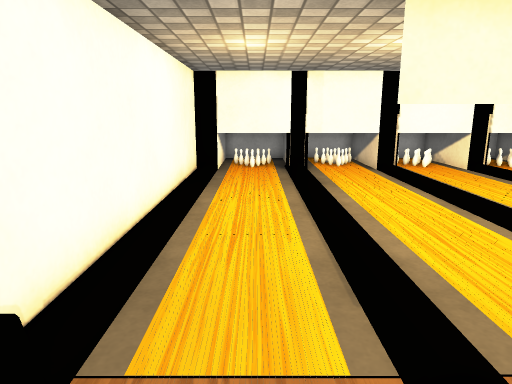
View 1 (above)

14 first-person views from a walk through a Unity game level. The camera is 1.2 m above the floor, tilts 12° down and sees 70° across. The floor is counted in squares, 0.5 m on a side. Each view is taken from the middle of a square. On the plan, view 1 faces up. The plan holds only what a view shows up to about 20 squares ahead; the rest is blank. The place goes on beyond the plan. The player character is not drawn. Some surface patterns are stand-ins.

View 2
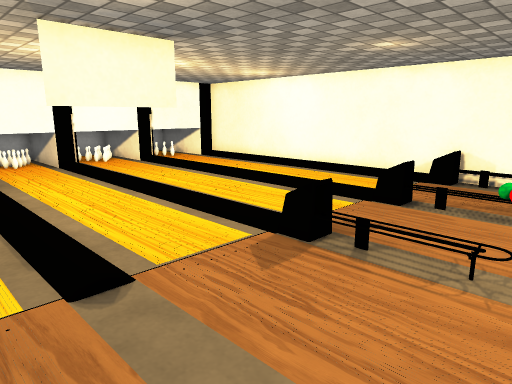

View 3
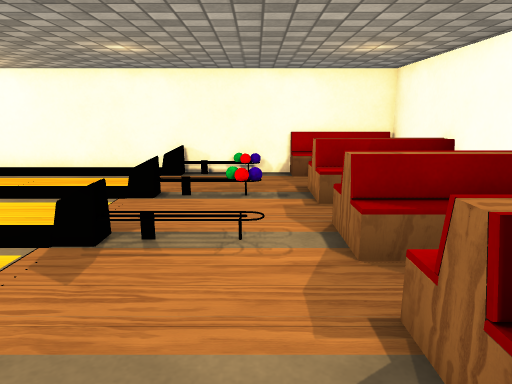

View 4
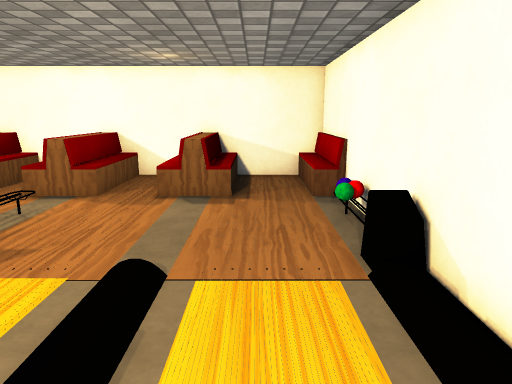

View 5
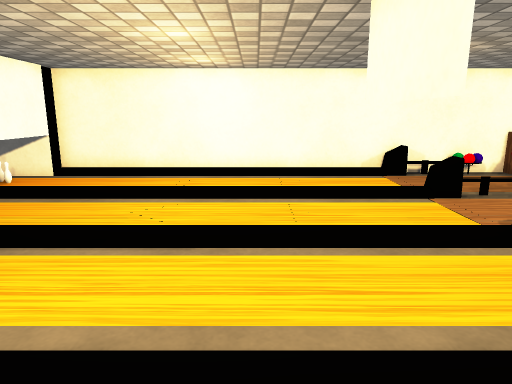

View 6
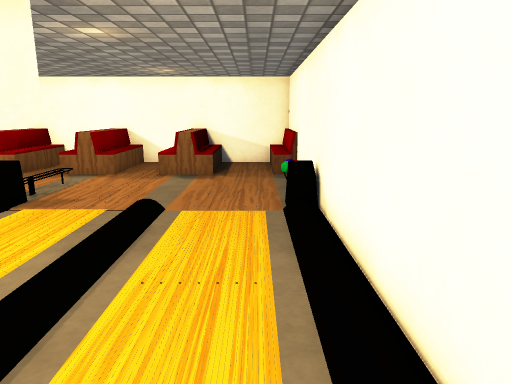

View 7
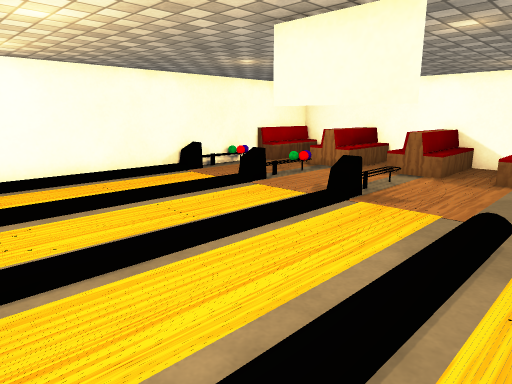

View 8
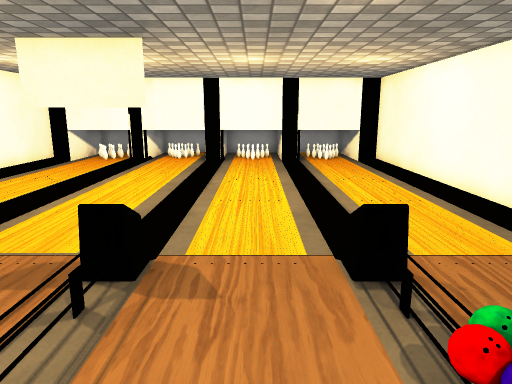

View 9
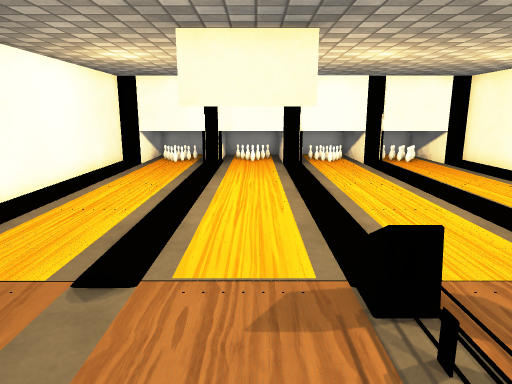

View 10
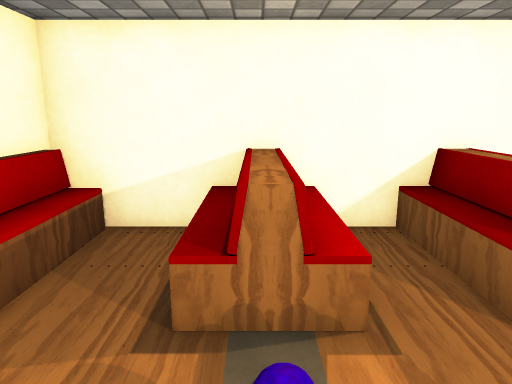

View 11
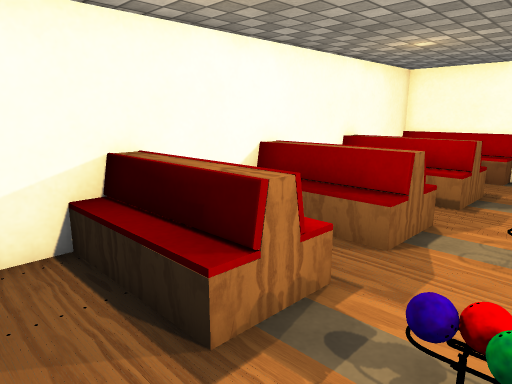

View 12
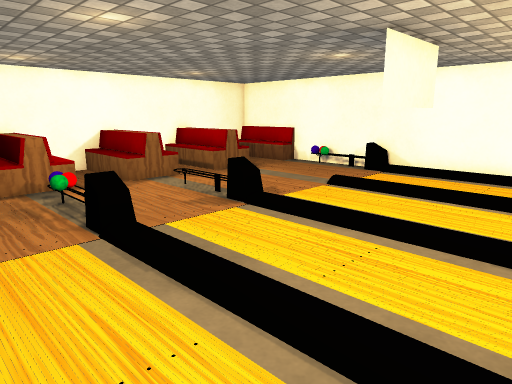

View 13
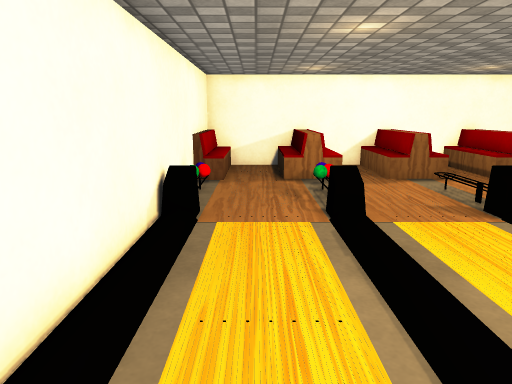

View 14
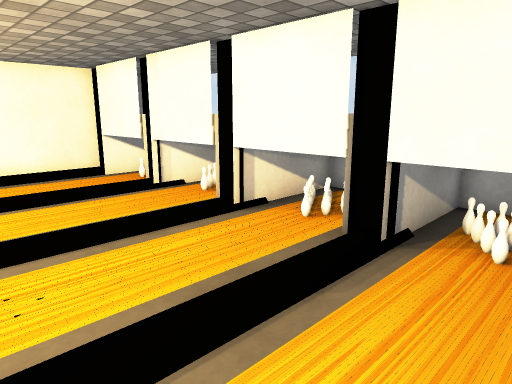

### Floor plan
Key: @ floor where view 1 was taken; # wall or solid block; x gap in a wall; . main floor; : floor 0.25 m higher than the main floor; / step, stairs or slope; = window, fence, low wall or low ledge; ^ raised ledge; T thing the floor can be seen under or through; O other object.
Columns run from 3 left of view 1 to 14 right of it. Each row starts with its distance up from view 1.
 18 #                #
 17 ##              ##
 16 ##################
 15 #................#
 14 #................#
 13 #................#
 12 #................#
 11 #................#
 10 #................#
  9 #................#
  8 #................#
  7 #................#
  6 #.....TTx........#
  5 #................#
  4 #................#
  3 # ...............#
  2 #=......==..==..=#
  1 #/...............#
  0 #/.@.............#
 -1 #:...........O...#
 -2 #................#
 -3 #=..==#.==#.==#..=
 -4 #=..=^#.=^#.=^#..=
 -5 #=..=^#.=^#.=^#..=
 -6 #=..=^#.=^#.=^#.#=
 -7 ##################

Positions as (right, up) in squares from view 1, and headings:
1: (0, 0), facing up
2: (0, -2), facing up-right
3: (-1, -1), facing right
4: (0, 8), facing down
5: (-1, 8), facing right
6: (-1, 12), facing down
7: (0, 12), facing down-right
8: (8, -3), facing up
9: (4, -2), facing up
10: (10, 1), facing down
11: (13, 0), facing down-left
12: (13, 10), facing down-left
13: (12, 11), facing down
14: (13, 10), facing up-left
